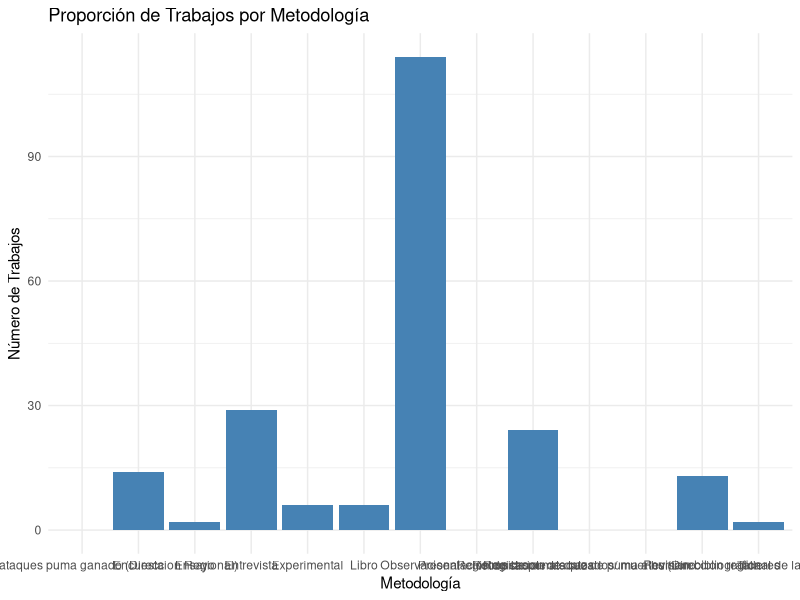
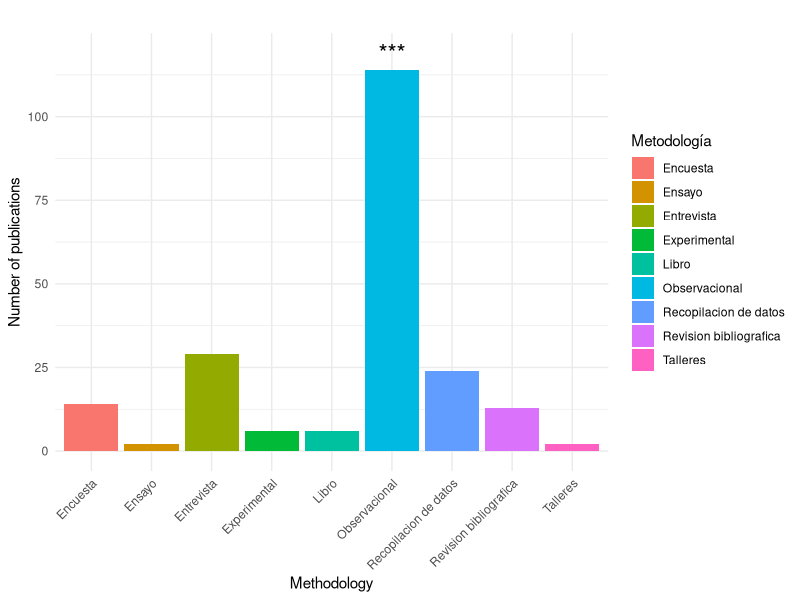
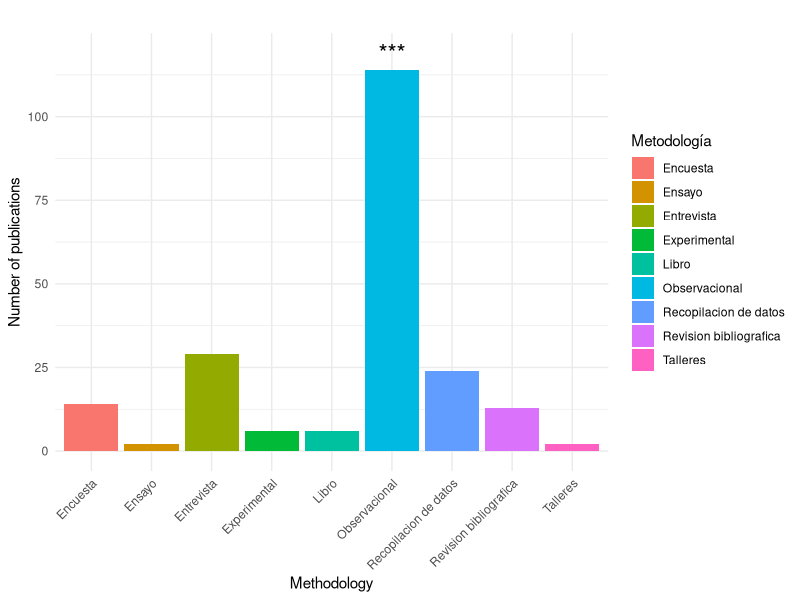

The R source for these figures, in order:
library(readxl)
methods <- read_excel("Metodologias Review.xlsx")

head(methods)

#transformar los datos a formato largo
library(tidyr)
library(dplyr)

methods_largos <- methods %>%
  pivot_longer(cols = 8:20,  # Ajusta según las columnas de metodologías
               names_to = "Metodología", 
               values_to = "Usó_Metodología") %>%
  replace_na(list(Usó_Metodología = 0))  # Reemplazar NA por 0

head(methods_largos)
View(methods_largos)


# Resumir los datos: contar la cantidad de trabajos que usaron cada metodología -----------------------
resumen_metodologias <- methods_largos %>%
  group_by(Metodología) %>%
  summarise(Total_Usaron = sum(Usó_Metodología)) 

# Ver el resumen
print(resumen_metodologias)
View(resumen_metodologias)


# Crear gráfico de barras ---------------------
library(ggplot2)

ggplot(resumen_metodologias, aes(x = Metodología, y = Total_Usaron)) +
  geom_bar(stat = "identity", fill = "steelblue") +
  labs(title = "Proporción de Trabajos por Metodología", 
       x = "Metodología", y = "Número de Trabajos") +
  theme_minimal()



################################### Estadistica ------------------------------------
resumen_metodologias <- resumen_metodologias[resumen_metodologias$Total_Usaron > 0, ]

### 1) Chicuadrado usa proporciones

# Crear vector con los totales de publicaciones por metodología
totales <- resumen_metodologias$Total_Usaron

# Etiquetas de metodologías
categorias <- resumen_metodologias$Metodología

# Aplicar Chi-cuadrado
chisq.test(totales)


# Total de publicaciones
n_total_publicaciones <- sum(totales)  

# Comparaciones post-hoc con Bonferroni
pairwise.prop.test(totales, rep(n_total_publicaciones, length(totales)), p.adjust.method = "bonferroni")




### GRAFICO PARA PRESENTAR
library(ggplot2)

# Crear un data frame con las etiquetas de significancia
significancia <- data.frame(
  Metodología = c("Observacional"),  # Agregar más metodologías si es necesario
  Total_Usaron = c(max(resumen_metodologias$Total_Usaron) + 5),  # Ubicación de la etiqueta
  label = c("***")  # Asteriscos según nivel de significancia
)

View(significancia)

# Gráfico con asteriscos
methods_plot <- ggplot(resumen_metodologias, aes(x = Metodología, y = Total_Usaron, fill = Metodología)) +
  geom_bar(stat = "identity") +
  geom_text(data = significancia, aes(x = Metodología, y = Total_Usaron, label = label), size = 6, color = "black") +
  theme_minimal() +
  labs(title = "",
       x = "Methodology",
       y = "Number of publications") +
  theme(axis.text.x = element_text(angle = 45, hjust = 1))


##Exportar
# Guardar como PNG con 300 dpi
ggsave("grafico_metodologias.png", plot = methods_plot, width = 8, height = 6, dpi = 300)

# Guardar como TIFF con 300 dpi
ggsave("grafico_metodologias.tif", plot = methods_plot, width = 8, height = 6, dpi = 300)


